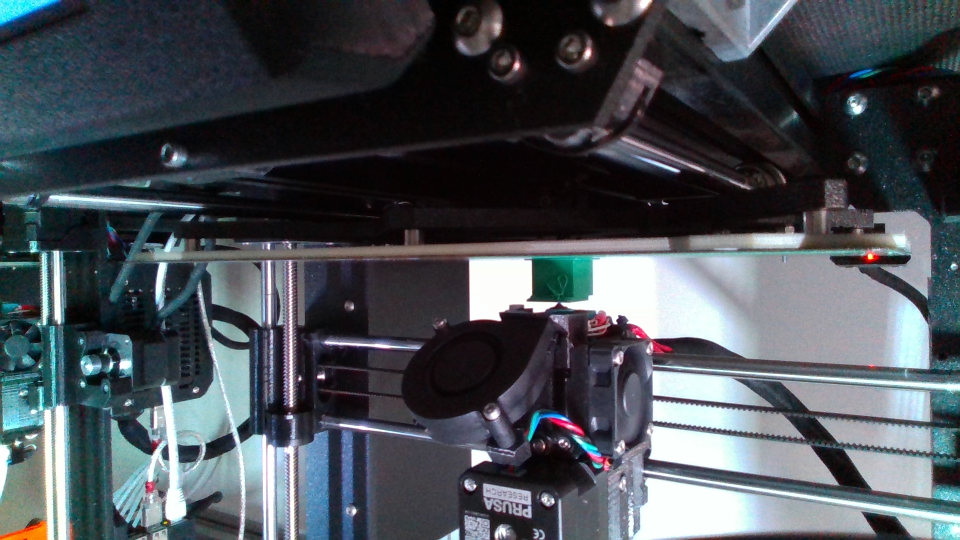
#> input picture img/3d_printer.png, 1920 x 1080 px (shown at 1/2 size)
$ python main.py   (older library calls are emulated)
#> lines starting #> are read from the running program, lines starting #| are printed output that depends on the picture
#> in read_image_from_file, returned value is the input picture: shape (1080, 1920, 3); mean B, G, R 85.8, 79.5, 73.6
### src/image_preprocessor.py
import cv2
import numpy as np
import os


class ImagePreprocessor:
    def __init__(self, image: np.ndarray):
        self.image = image

    def get_image(self) -> np.ndarray:
        return self.image

    def crop_to_roi(self) -> None:
        self.image = self.image[490:630, 925:1235]
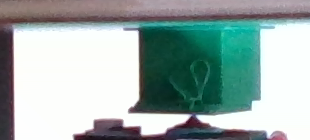
#> self.image: shape (140, 310, 3); mean B, G, R 170.5, 173.3, 155.8

    def rgb_to_grayscale(self) -> None:
        self.image = cv2.cvtColor(self.image, cv2.COLOR_BGR2GRAY)
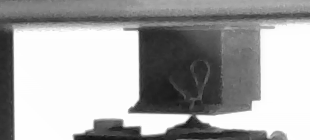
#> self.image: shape (140, 310); min 17, max 254, mean 167.7

    def rotate(self) -> None:
        self.image = cv2.rotate(self.image, cv2.ROTATE_180)
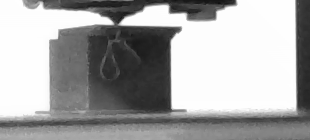
#> self.image: shape (140, 310); min 17, max 254, mean 167.7


def read_image_from_file(PATH: str) -> np.ndarray:
    return cv2.imread(PATH)


# [14 lines that do not run on import are left out]

### src/linear_operators.py
import cv2
import numpy as np
from matplotlib import pyplot as plt

from base_operator import BaseOperator


class LinearOperators(BaseOperator):

    def apply_gaussian_avg_filter(self, kernel_size: list, sigma: int) -> None:
        self.image = cv2.GaussianBlur(self.image, kernel_size, sigma)

    # [8 lines left out: function apply_derivative_sobel, not called in this run]

    def apply_derivative_laplacian(self) -> None:
        self.image = cv2.Laplacian(self.image, cv2.CV_64F)
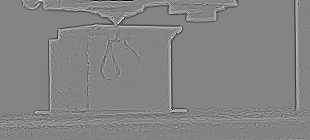
#> self.image: shape (140, 310) float64; min -159, max 148, mean 0; drawn with min black and max white
        self.image = np.absolute(self.image)
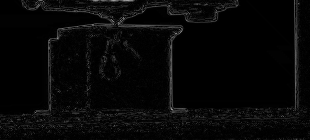
#> self.image: shape (140, 310) float64; min 0, max 159, mean 7
        self.image = np.uint8(self.image)

### src/base_operator.py
import numpy as np


class BaseOperator:

    def __init__(self, image: np.ndarray):
        self.image = image

    def get_image(self) -> np.ndarray:
        return self.image

### src/main.py
import cv2
import os
from matplotlib import pyplot as plt
import numpy as np

from image_preprocessor import ImagePreprocessor, read_image_from_file
from point_operators import PointOperators
from linear_operators import LinearOperators

PATH = "../img"
PATH_TO_IMAGE = os.path.join(PATH, "3d_printer.png")

raw_image = read_image_from_file(PATH_TO_IMAGE)
image = ImagePreprocessor(raw_image)
image.crop_to_roi()
image.rgb_to_grayscale()
image.rotate()

image_linar_operations = LinearOperators(image.get_image())
image_linar_operations.apply_derivative_laplacian()
plt.imshow(image_linar_operations.get_image(), cmap="gray")
plt.show()
plt.close()


# filename = "image_derivative_laplacian.png"
# PATH_TO_SAVE = os.path.join(PATH, filename)
# cv2.imwrite(PATH_TO_SAVE, image_linar_operations.get_image())
